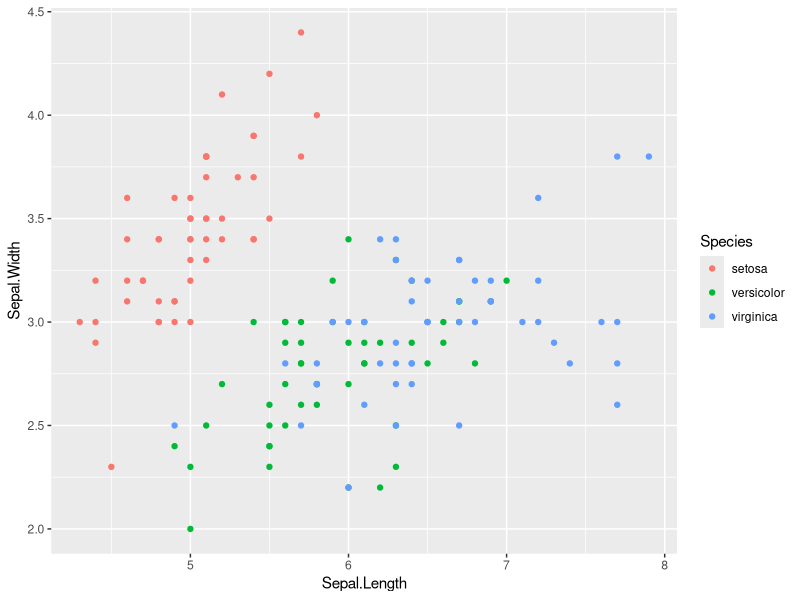
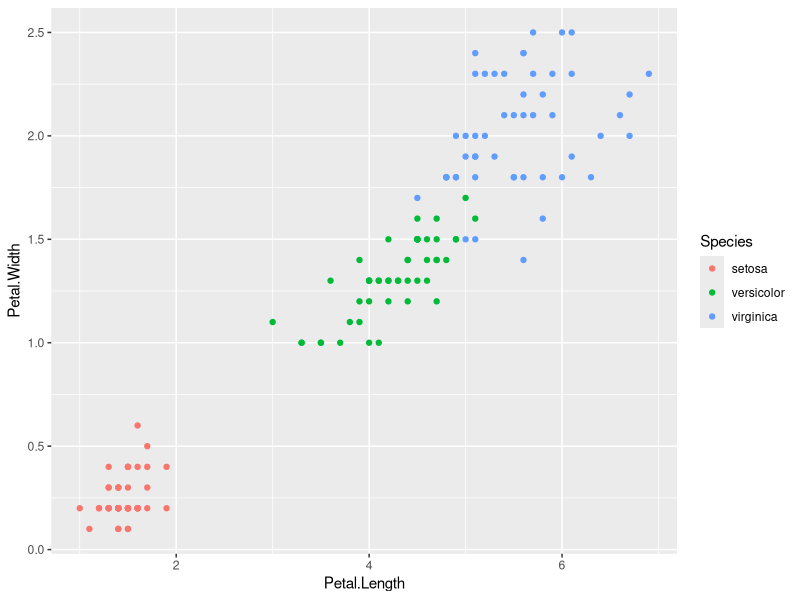
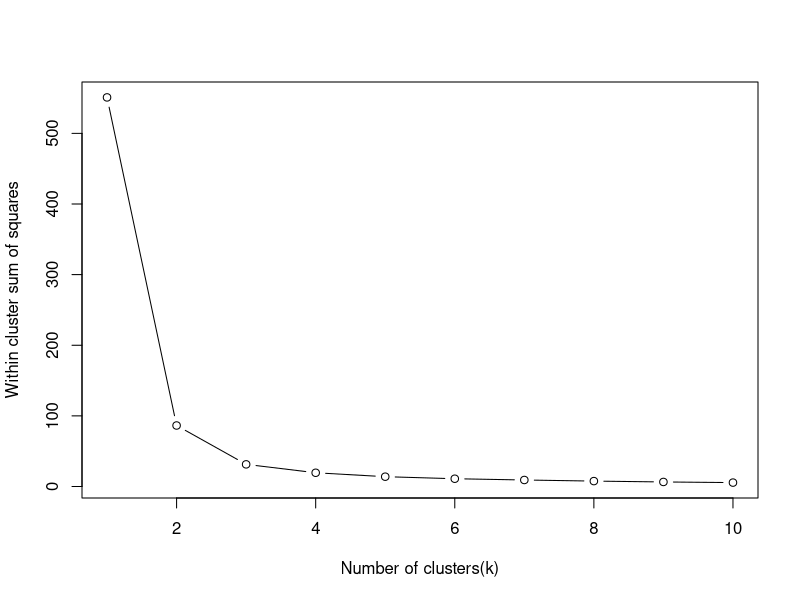

Here is the R script that generated these plots, in order:
#Iris Dataset - Clustering using K means
library(ggplot2)

summary(iris)
sapply(iris[,-5], var)
summary(iris)

sapply(iris[,-5], var)
library(ggplot2)
ggplot(iris,aes(x = Sepal.Length, y = Sepal.Width, col= Species)) + geom_point()
ggplot(iris,aes(x = Petal.Length, y = Petal.Width, col= Species)) + geom_point()
set.seed(200)
k.max <- 10
wss<- sapply(1:k.max,function(k){kmeans(iris[,3:4],k,nstart = 20,iter.max = 20)$tot.withinss})
wss

plot(1:k.max,wss, type= "b", xlab = "Number of clusters(k)", ylab = "Within cluster sum of squares")
icluster <- kmeans(iris[,3:4],3,nstart = 20)
table(icluster$cluster,iris$Species)

